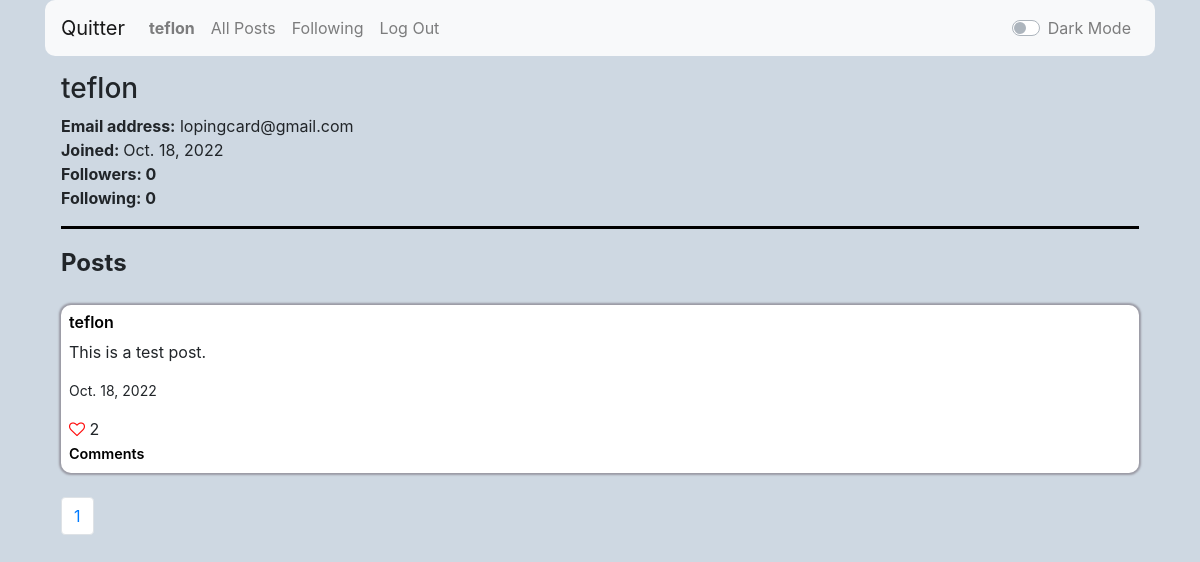
/profile/teflon (signed in), run on an earlier commit of the app's database.
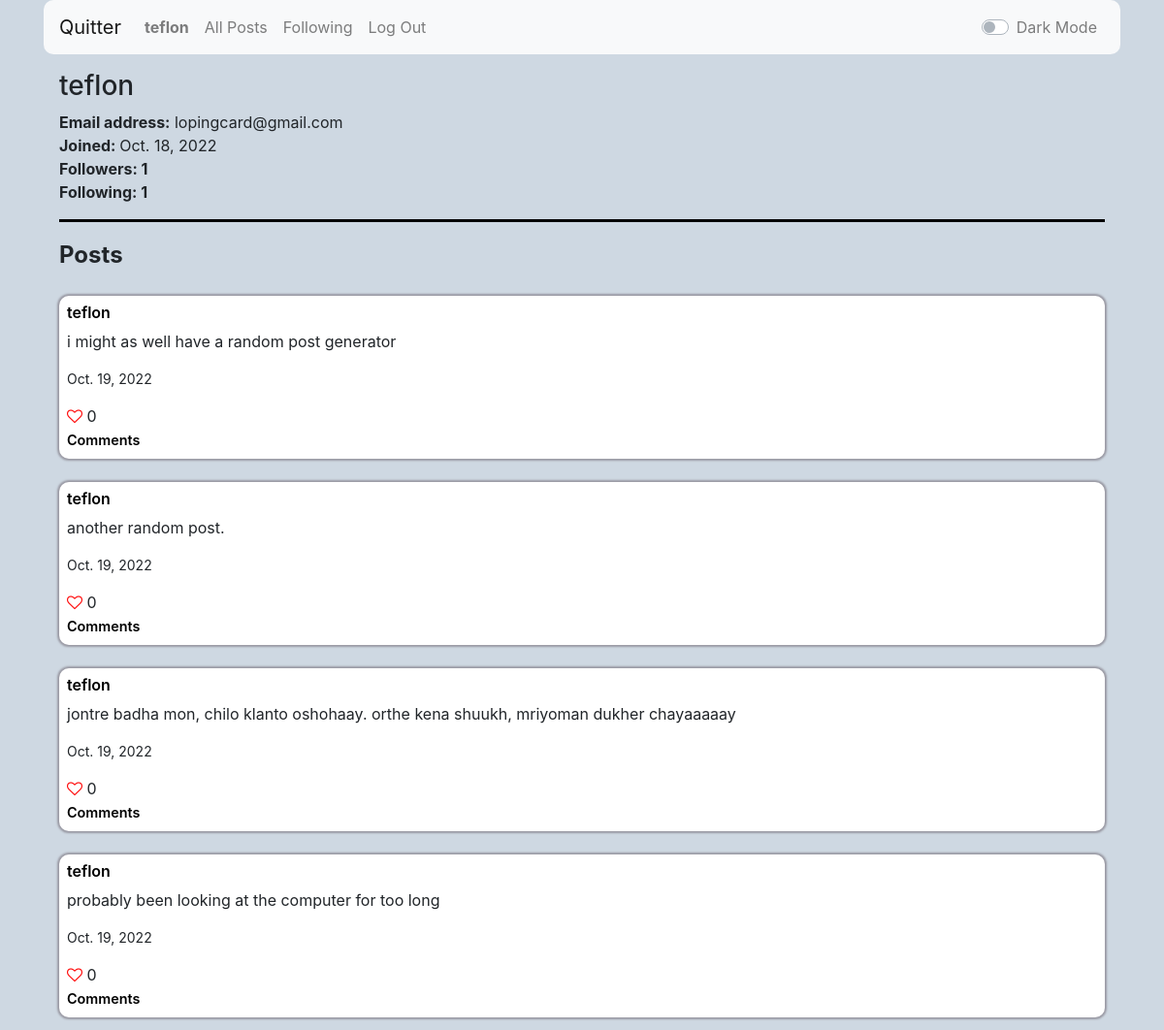
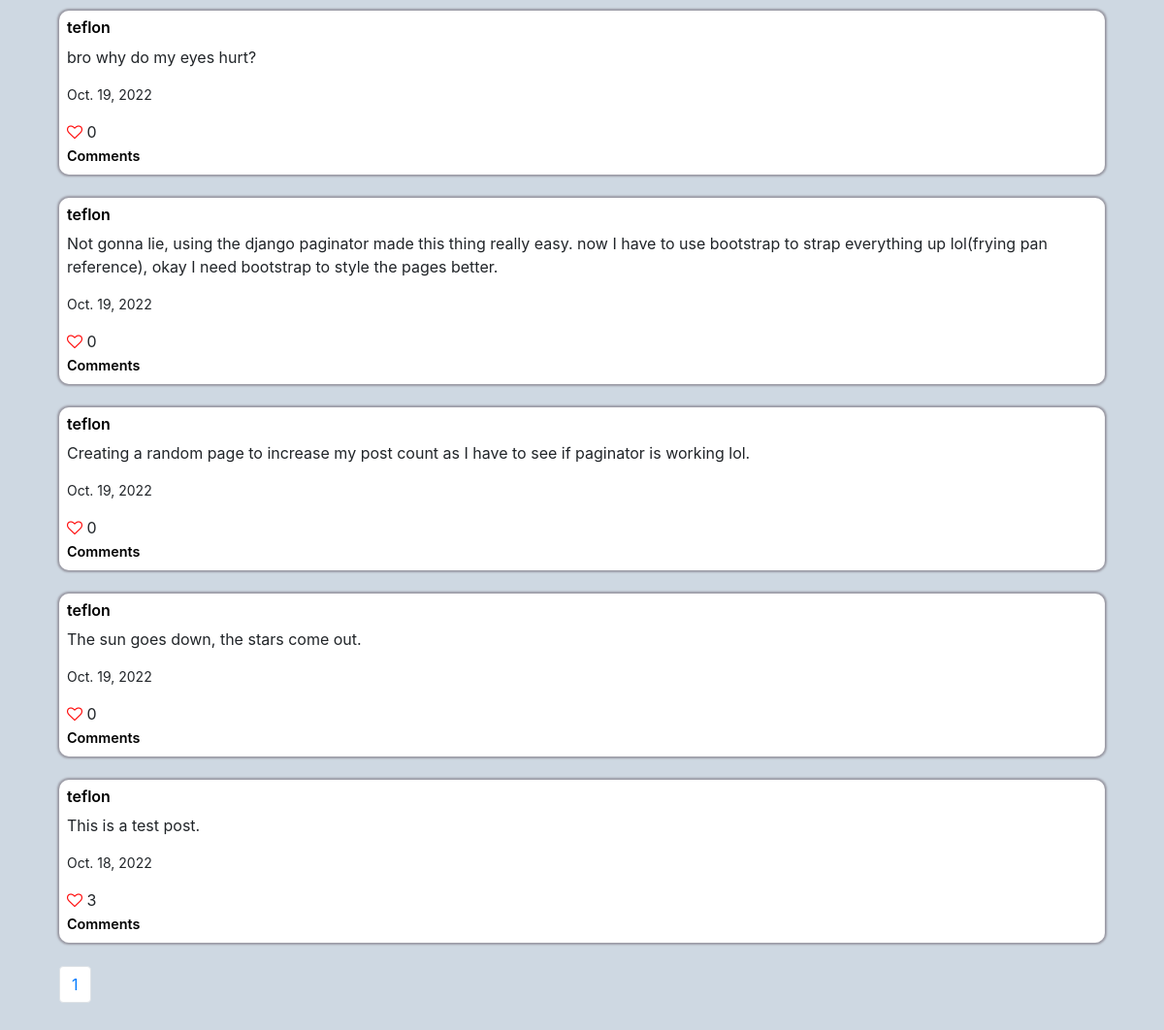
And on a later commit of the database (2 pictures, top to bottom).
### network/models.py (models this page shows)
class User(AbstractUser):
    followers = models.ManyToManyField('self', blank=True, related_name="following", symmetrical=False)

class Post(models.Model):
    post = models.TextField()
    creator = models.CharField(max_length=64, blank=False)
    created = models.DateField(auto_now_add=False, auto_now=False, default=timezone.now)
    likes_count = models.PositiveIntegerField(default=0)
    likes = models.ManyToManyField(User, blank=True, related_name="likes")

### network/views.py (the view)
# urls.py: path("profile/<str:username>", views.profile, name="profile"),
@login_required
def profile(request, username):
    profile_user = User.objects.filter(username=username)[0]
    posts = Post.objects.filter(creator=username).values().order_by('-id')
    paginator = Paginator(posts, 10)
    page_number = request.GET.get('page')
    page_obj = paginator.get_page(page_number)
    return render(request, "network/profile.html", {
        "profile_user" : profile_user,
        "posts" : posts,
        "page_obj" : page_obj
    })

### network/templates/network/profile.html (shortened to what this page needs)
{% extends "network/layout.html" %}
{% block body %}
    <h3>{{ profile_user.username }}</h3>
    <strong>Email address:</strong> {{ profile_user.email }}
    <br>
    <strong>Joined: </strong> {{ profile_user.date_joined.date }}
    <br>
    <strong>Followers: {{ profile_user.followers.count }}</strong>
    <br>
    <strong>Following: {{ profile_user.following.count }}</strong>
    <br>
    <hr class="hr_light" id="hr">
    <strong style="font-size: 1.5rem">Posts</strong>
    <br>
    <br>
    {% for post in page_obj %}
    <div class="eachpost" id="post_box">
        <h6><a class="link_light link_class" href="{% url 'profile' post.creator %}">{{ post.creator }}</a></h6>
        <p>{{ post.post }}</p>
        <p style="font-size: 14px">{{ post.created }}</p>
        {% if user.is_authenticated %}
            {% if post.id in posts_lbtcu_id %}
            <form action="{% url 'decrease_likes' post.id %}">
                <button id="like" style="font-size: 16px; padding: 0; border: none; background: none" ><i class="fa fa-heart" style="font-size:16px; color:rgb(255, 9, 9)"></i></button>
                {{ post.likes_count }}
            </form>
            {% else %}
            <form action="{% url 'increase_likes' post.id %}">
                <button id="like" style="font-size: 16px; padding: 0; border: none; background: none" ><i class="fa fa-heart-o" style="font-size:16px; color:rgb(255, 9, 9)"></i></button>
                {{ post.likes_count }}
            </form>
            {% endif %}
        {% else %}
            <i class="fa fa-heart-o" style="font-size:16px; color:rgb(255, 9, 9)"></i> {{ post.likes_count }}
        {% endif %}
        <a class="link_light small_link link_class" href="{% url 'comments' post.id %}">Comments</a>
    </div>
    <br>
    {% endfor %}
    <nav aria-label="Page navigation example">
        <ul class="pagination">
            <li class="page-item"><a class="page-link" href="?page={{page_obj.number}}">{{ page_obj.number }}</a></li>
        </ul>
      </nav>
{% endblock %}

### network/templates/network/layout.html (shortened to what this page needs)
{% load static %}
<!DOCTYPE html>
<html lang="en">
    <head>
        <link rel="stylesheet" href="https://stackpath.bootstrapcdn.com/bootstrap/4.4.1/css/bootstrap.min.css">
        <link href="{% static 'network/styles.css' %}" rel="stylesheet">
        <link rel="stylesheet" href="https://cdnjs.cloudflare.com/ajax/libs/font-awesome/4.7.0/css/font-awesome.min.css">
    </head>
    <body class="container">
        <nav id="navbar_id" class="navbar navbar-expand-lg navbar-light bg-light nav_style">
          <a class="navbar-brand" href="#">Quitter</a>
            <div class="w-100">
              <ul class="navbar-nav mr-auto">
                {% if request.user.is_authenticated %}
                    <li class="nav-item">
                        <a class="nav-link" href="{% url 'profile' user.username %}"><strong>{{ user.username }}</strong></a>
                    </li>
                {% endif %}
                <li class="nav-item">
                  <a class="nav-link" href="{% url 'index' %}">All Posts</a>
                </li>
                {% if request.user.is_authenticated %}
                    <li class="nav-item">
                        <a class="nav-link" href="{% url 'following_posts' %}">Following</a>
                    </li>
                    <li class="nav-item">
                        <a class="nav-link" href="{% url 'logout' %}">Log Out</a>
                    </li>
                {% endif %}
                <li class="nav-item ml-auto">
                    <div class="custom-control custom-switch nav-link">
                        <label class="custom-control-label" for="customSwitches">Dark Mode</label>
                    </div>
                </li>
              </ul>
            </div>
          </nav>
        <div class="body">
            {% block body %}
            {% endblock %}
        </div>
    </body>
</html>

What changed in the data, as far as the page shows it:
changed User "teflon": followers.count "0" → "1"; following.count "0" → "1"
added Post: creator "teflon", post "i might as well have a random post generator", created "Oct. 19, 2022", likes_count "0"
added Post: creator "teflon", post "another random post.", created "Oct. 19, 2022", likes_count "0"
added Post: creator "teflon", post "jontre badha mon, chilo klanto oshohaay. orthe kena shuukh, mriyoman dukher chayaaaaay", created "Oct. 19, 2022", likes_count "0"
added Post: creator "teflon", post "probably been looking at the computer for too long", created "Oct. 19, 2022", likes_count "0"
added Post: creator "teflon", post "bro why do my eyes hurt?", created "Oct. 19, 2022", likes_count "0"
added Post: creator "teflon", post "Not gonna lie, using the django paginator made this thing really easy. now I have to use bootstrap to strap everything up lol(frying pan reference), okay I need bootstrap to style the pages better.", created "Oct. 19, 2022", likes_count "0"
added Post: creator "teflon", post "Creating a random page to increase my post count as I have to see if paginator is working lol.", created "Oct. 19, 2022", likes_count "0"
added Post: creator "teflon", post "The sun goes down, the stars come out.", created "Oct. 19, 2022", likes_count "0"
changed Post "This is a test post.": likes_count "2" → "3"
